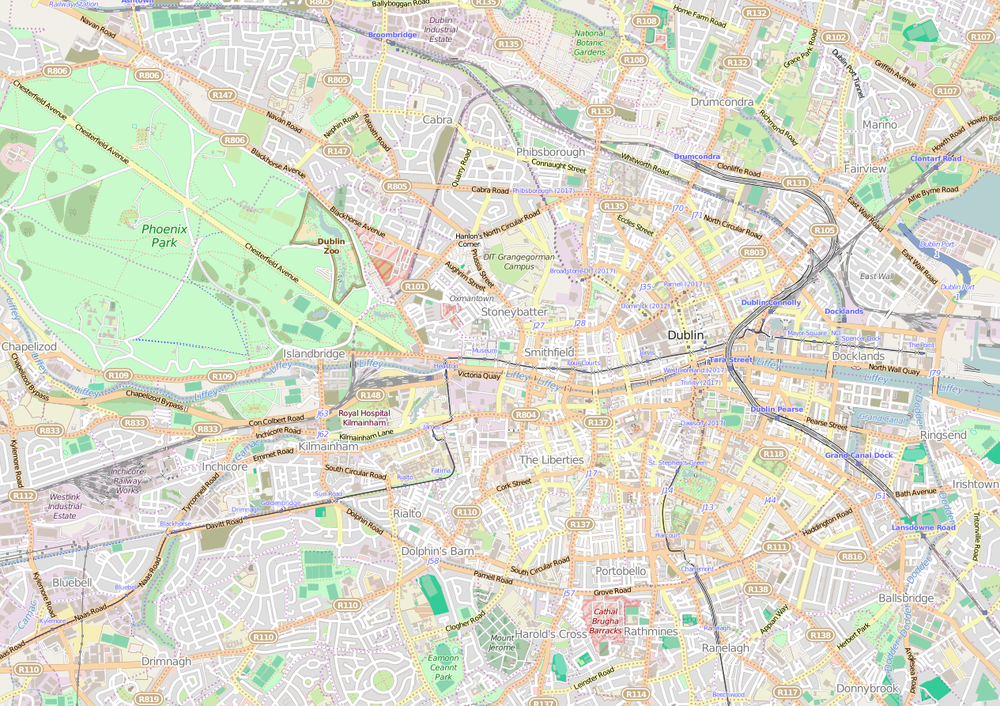
#> input picture analysis/parts/displaying_a_map/map.png, 1000 x 706 px, shrunk from 1265 x 893 before the run
$ python map.py   (Python 2 division)   (older library calls are emulated)
#> lines starting #> are read from the running program, lines starting #| are printed output that depends on the picture
#import scipy.misc.imshow as imshow
import numpy as np
import matplotlib.pyplot as plt
from scipy.misc import imread

img = imread("map.png")
#> img is the input picture: shape (706, 1000, 4); mean R, G, B, A 218.6, 221.3, 205.4, 255
bb = [ -6.3504, -6.2189, 53.3206, 53.3761]
#ar = (bb[1]-bb[0])/(bb[3]-bb[2])
ar = 1265.0/893.0   # run cmd: $file map.png

stations = 10
xx = [np.random.uniform(bb[0],bb[1]) for x in range(stations)]
yy = [np.random.uniform(bb[2],bb[3]) for x in range(stations)]
print xx
print yy
plt.imshow(img,zorder=0, extent=bb, aspect = ar)
plt.plot(xx, yy, 'bo')
plt.show()
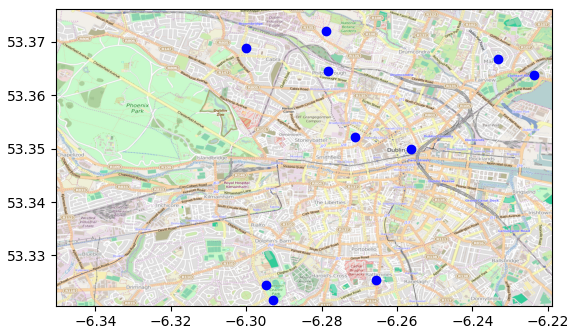
#> figure drawn by matplotlib, 1 panel
